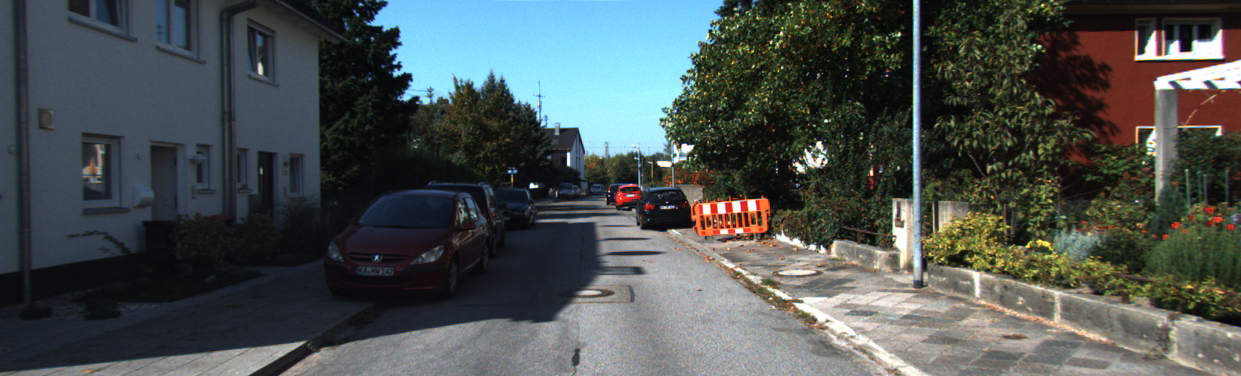
//> input picture SLAM_Demo/Frontend/Features/000888.png, 1241 x 376 px
$ ./ORB_Compute   (built with g++ and OpenCV 4)
//> lines starting //> are read from the running program, lines starting //| are printed output that depends on the picture
//
// Created by gatsby on 2019-02-09.
//

#include <opencv2/opencv.hpp>
#include <string>
#include <nmmintrin.h>
#include <chrono>

using namespace std;

// The images' file
string first_file = "/Users/robotics_qi/SLAM_Basics/SLAM_Demo/Frontend/Features/000888.png";
string second_file = "/Users/robotics_qi/SLAM_Basics/SLAM_Demo/Frontend/Features/000896.png";

// 32 bit unsigned int, will have 8, 8x32=256
typedef vector<uint32_t> DescType;                                                    // Descriptor type

/*
 * Compute descriptor of ORB keypoints
 * @param img input image
 * @param keypoints detected fast keypoints
 * @param descriptors descriptors
 *
 * Note: if a keypoint goes outside of the image boundary(8 pixels), descriptors will not
 *       be computed and will be left as empty.
 * */
void computeORB(const cv::Mat &img, vector<cv::KeyPoint> &keypoints, vector<DescType> &descriptors);

/*
 * brute-force match two sets of descriptors
 * @param desc1 the first descriptors
 * @param desc2 the second descriptors
 * @param matches matches of two images.
 * */
void bfMatch(const vector<DescType> &desc1, const vector<DescType> &desc2, vector<cv::DMatch> &matches);

int main()
{
    // load image
    cv::Mat first_image = cv::imread(first_file, 0);
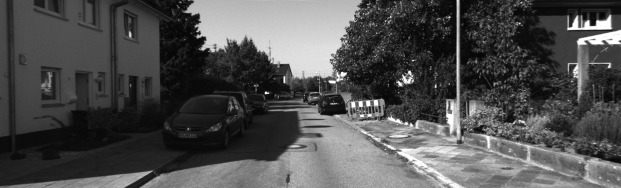
//> first_image: 376 rows x 1241 cols, CV_8UC1 (shown at 1/2 size); min 3, max 255, mean 79.7
    cv::Mat second_image = cv::imread(second_file, 0);
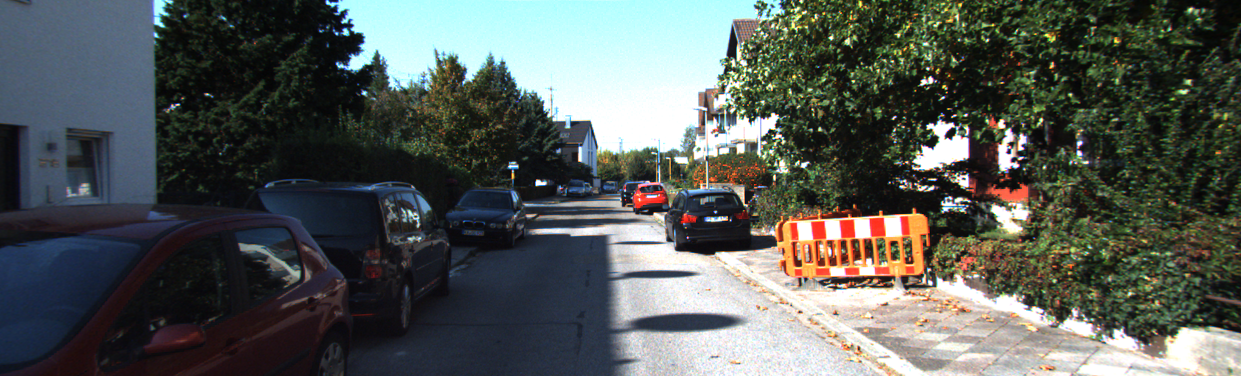
//> input picture SLAM_Demo/Frontend/Features/000896.png, 1241 x 376 px
    assert(first_image.data != nullptr && second_image.data != nullptr);

    // detect FAST keypoints1 using threshold=40
    chrono::steady_clock::time_point t_detectStart = chrono::steady_clock::now();
    vector<cv::KeyPoint> keypoints1;
    cv::FAST(first_image, keypoints1, 40);
//> keypoints1 = 2035 keypoints; strongest (x, y, size): (530, 187, 7), (531, 184, 7), (536, 186, 7), (692, 145, 7)
//> (the rest of the program and of its run is left out)
